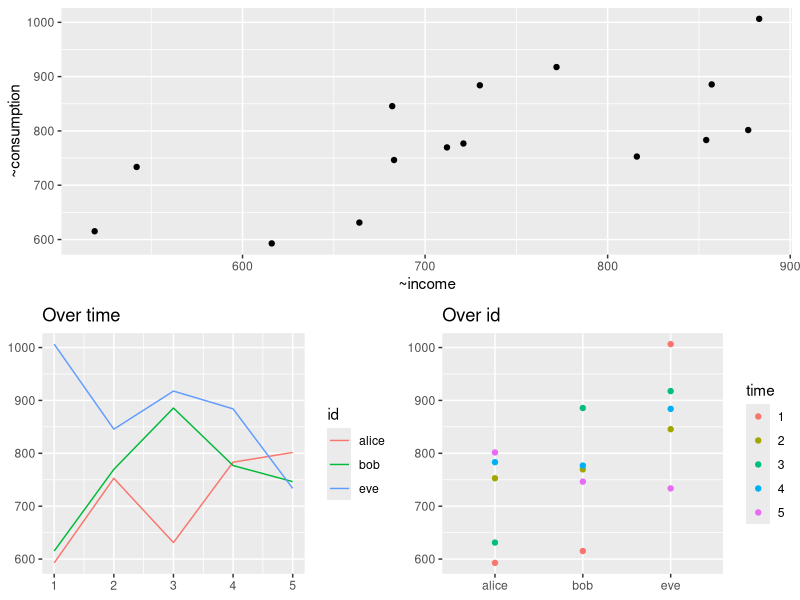
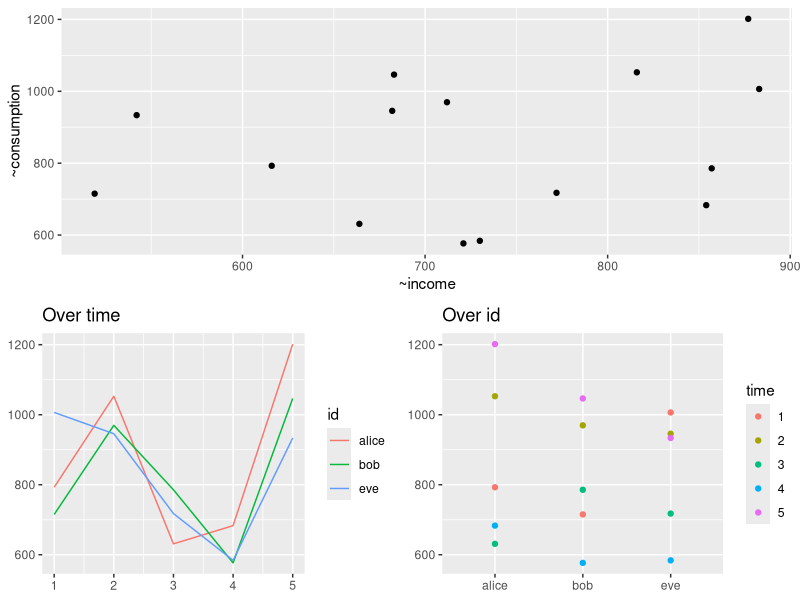
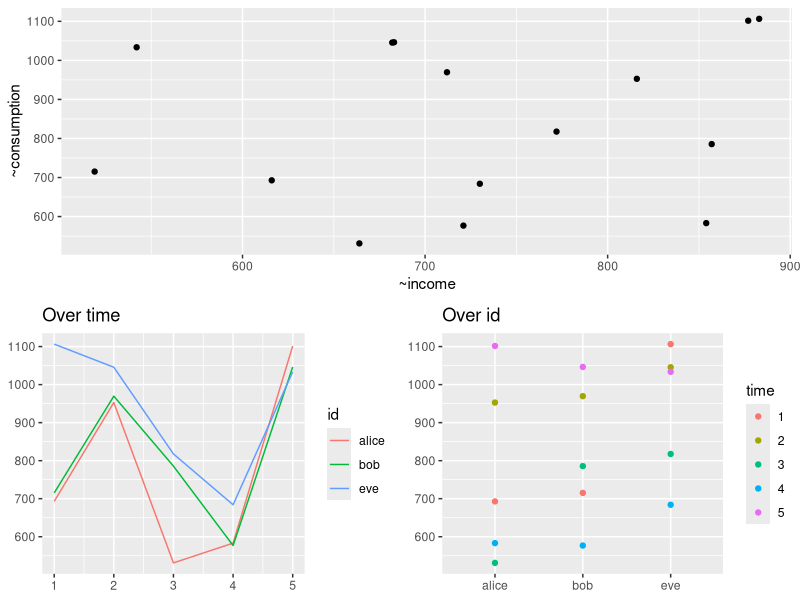
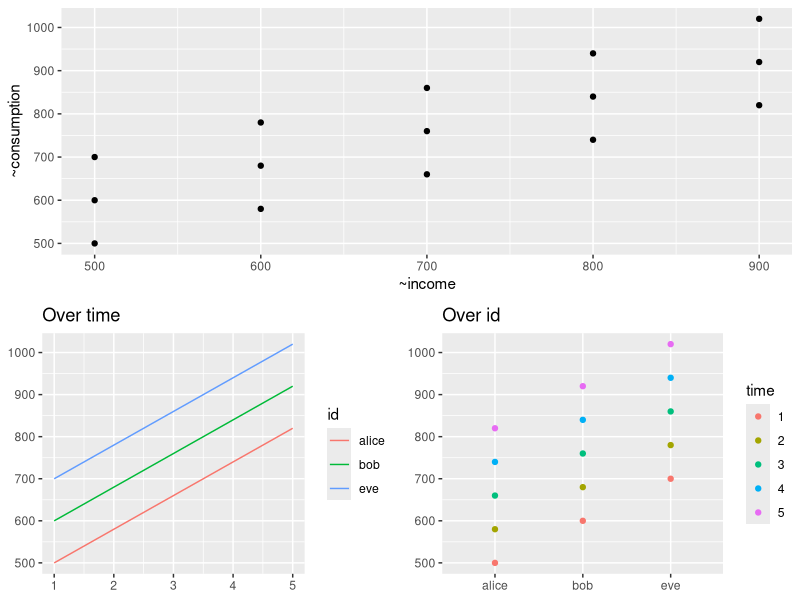

Write the R code that produced these figures, in order.
## ---- chunk 1
knitr::opts_chunk$set(echo = FALSE, message = FALSE, warning = FALSE)
## ---- chunk 2

library(plm)

library(tidyverse)

library(ggplot2)

library(cowplot)

library(glue)

## ---- chunk 3

plot_panel_data = function(panel_df, x_var, y_var){
  
  time_plot = panel_df %>% 
  ggplot(aes(x = as.numeric(time), y = {{y_var}}, color = id)) + 
  geom_line() + 
  xlab(NULL) + ylab(NULL) + ggtitle("Over time")

id_plot = panel_df %>%
  ggplot(aes(x = id, y = {{y_var}}, color = time)) +
  geom_point() +
  xlab(NULL) + ylab(NULL) + ggtitle("Over id")

xy_plot = panel_df %>%
  ggplot(aes(x = {{x_var}}, y = {{y_var}})) +
  geom_point() +
  xlab(vars({{x_var}})) + ylab((vars({{y_var}})))

lower_panel = plot_grid(time_plot, id_plot)
  
panel_plot = plot_grid(xy_plot,lower_panel,nrow = 2) 

print(panel_plot)


}

## ---- chunk 4

set.seed(123)

cross_section_case = list()

coef_list = list(
  alice = list(int = 100, mpc = 0.8),
  bob = list(int = 200, mpc = 0.8),
  eve  = list(int = 300, mpc = 0.8)
)

cross_section_case$reg_data = coef_list %>% 
  map_dfr(function(temp_ind){
    
    temp_data = tibble(income = ceiling(runif(5,500,900))) %>% 
      mutate(consumption = temp_ind$int + temp_ind$mpc * income) %>% 
      rownames_to_column(var = "time")
    
    return(temp_data)

  },.id = "id")

rm(coef_list)


## ---- chunk 5

plot_panel_data(cross_section_case$reg_data,x_var = income, y_var = consumption)


## ---- chunk 6

cross_section_case$formula = formula("consumption ~ income")

cross_section_case$lm = lm(formula = cross_section_case$formula,
                      data = cross_section_case$reg_data)

cross_section_case$pooling_reg = plm(
  formula = formula(cross_section_case$formula),
  data = cross_section_case$reg_data,
  index = c("id", "time"),
  model = "pooling"
)

cross_section_case$individual_reg = plm(
  formula = formula(cross_section_case$formula),
  data = cross_section_case$reg_data,
  index = c("id", "time"),
  model = "within",
  effect = "individual"
)


## ---- chunk 7

all.equal(coefficients(cross_section_case$pooling_reg)[2],
          coefficients(cross_section_case$individual_reg))

## ---- chunk 8

cross_section_case$demean_reg = cross_section_case$reg_data %>% 
  group_by(id) %>% 
  mutate(across(c(income, consumption), ~. - mean(.))) %>% 
  lm(formula = cross_section_case$formula, data = .)

cross_section_case$dummy_reg = cross_section_case$reg_data %>% 
  lm(formula = "consumption ~ income + id", data = .)



## ---- chunk 9

all.equal(coefficients(cross_section_case$demean_reg)[2],
          coefficients(cross_section_case$dummy_reg)[2],
          coefficients(cross_section_case$individual_reg))

## ---- chunk 10

set.seed(123)

time_case = list()

coef_list = list(
  alice = list(int = 200, mpc = 0.8),
  bob = list(int = 200, mpc = 0.8),
  eve  = list(int = 200, mpc = 0.8)
)

time_case$reg_data = coef_list %>% 
  map_dfr(function(temp_ind){
    
    temp_data = tibble(income = ceiling(runif(5,500,900))) %>% 
      mutate(consumption = temp_ind$int + temp_ind$mpc * income) %>% 
      rownames_to_column(var = "time")
    
    return(temp_data)

  },.id = "id") %>% 
  mutate(consumption = case_when(time == 1 ~ consumption + 100,
                                 time == 2 ~ consumption + 200,
                                 time == 3 ~ consumption - 100,
                                 time == 4 ~ consumption - 200,
                                 time == 5 ~ consumption + 300))

rm(coef_list)


## ---- chunk 11

plot_panel_data(time_case$reg_data,x_var = income, y_var = consumption)


## ---- chunk 12

time_case$formula = formula("consumption ~ income")

time_case$lm = lm(formula = time_case$formula,
                      data = time_case$reg_data)

time_case$pooling_reg = plm(
  formula = formula(time_case$formula),
  data = time_case$reg_data,
  index = c("id", "time"),
  model = "pooling"
)

time_case$time_reg = plm(
  formula = formula(time_case$formula),
  data = time_case$reg_data,
  index = c("id", "time"),
  model = "within",
  effect = "time"
)


## ---- chunk 13

all.equal(coefficients(time_case$pooling_reg)[2],
          coefficients(time_case$time_reg))

## ---- chunk 14

time_case$demean_reg = time_case$reg_data %>% 
  group_by(time) %>% 
  mutate(across(c(income, consumption), ~. - mean(.))) %>% 
  lm(formula = time_case$formula, data = .)

time_case$dummy_reg = time_case$reg_data %>% 
  lm(formula = "consumption ~ income + time", data = .)



## ---- chunk 15

all.equal(coefficients(time_case$demean_reg)[2],
          coefficients(time_case$dummy_reg)[2],
          coefficients(time_case$time_reg))

## ---- chunk 16

set.seed(123)

cross_section_time_case = list()

coef_list = list(
  alice = list(int = 100, mpc = 0.8),
  bob = list(int = 200, mpc = 0.8),
  eve  = list(int = 300, mpc = 0.8)
)

cross_section_time_case$reg_data = coef_list %>% 
  map_dfr(function(temp_ind){
    
    temp_data = tibble(income = ceiling(runif(5,500,900))) %>% 
      mutate(consumption = temp_ind$int + temp_ind$mpc * income) %>% 
      rownames_to_column(var = "time")
    
    return(temp_data)

  },.id = "id") %>% 
  mutate(consumption = case_when(time == 1 ~ consumption + 100,
                                 time == 2 ~ consumption + 200,
                                 time == 3 ~ consumption - 100,
                                 time == 4 ~ consumption - 200,
                                 time == 5 ~ consumption + 300))

rm(coef_list)


## ---- chunk 17

plot_panel_data(cross_section_time_case$reg_data,
                x_var = income,
                y_var = consumption)


## ---- chunk 18

cross_section_time_case$formula = formula("consumption ~ income")

cross_section_time_case$lm = lm(formula = cross_section_time_case$formula,
                      data = cross_section_time_case$reg_data)

cross_section_time_case$pooling_reg = plm(
  formula = formula(cross_section_time_case$formula),
  data = cross_section_time_case$reg_data,
  index = c("id", "time"),
  model = "pooling"
)

cross_section_time_case$fe_reg = plm(
  formula = formula(cross_section_time_case$formula),
  data = cross_section_time_case$reg_data,
  index = c("id", "time"),
  model = "within",
  effect = "twoways"
)


## ---- chunk 19

all.equal(coefficients(cross_section_time_case$pooling_reg)[2],
          coefficients(cross_section_time_case$fe_reg))

## ---- chunk 20

cross_section_time_case$demean_reg = cross_section_time_case$reg_data %>% 
  group_by(time) %>% 
  mutate(across(c(income, consumption), ~. - mean(.))) %>%
  group_by(id) %>% 
  mutate(across(c(income, consumption), ~. - mean(.))) %>% 
  lm(formula = cross_section_time_case$formula, data = .)

cross_section_time_case$dummy_reg = cross_section_time_case$reg_data %>% 
  lm(formula = "consumption ~ income + id + time", data = .)



## ---- chunk 21

all.equal(coefficients(cross_section_time_case$demean_reg)[2],
          coefficients(cross_section_time_case$dummy_reg)[2],
          coefficients(cross_section_time_case$fe_reg))

## ---- chunk 22

coef_list = list(
  alice = list(int = 100, mpc = 0.8),
  bob = list(int = 200, mpc = 0.8),
  eve  = list(int = 300, mpc = 0.8)
)

cross_fe_data = coef_list %>% 
  map_dfr(function(temp_ind){
    
    temp_data = tibble(income = ceiling(runif(5,500,900))) %>% 
      mutate(consumption = temp_ind$int + temp_ind$mpc * income) %>% 
      rownames_to_column(var = "time")
    
    return(temp_data)

  },.id = "id") %>% 
  mutate(id_fe = if_else(id == "bob",1,0)) %>% 
  mutate(time_fe = if_else(time == 3,1,0)) %>%
  mutate(consumption = consumption + 300 * id_fe) %>% 
  mutate(consumption = consumption - 0.2 * income * time_fe)

rm(coef_list)


## ---- chunk 23

lm_reg = lm(
  formula = formula("consumption ~ income*id_fe + income*time_fe + id + time"),
  data = cross_fe_data
)

plm_reg = plm(
  formula = formula("consumption ~ income*id_fe + income*time_fe"),
  data = cross_fe_data,
  index = c("id", "time"),
  model = "within",
  effect = "twoways"
)


## ---- chunk 24

all.equal(coefficients(lm_reg)[c("income","income:id_fe","income:time_fe")],
          coefficients(plm_reg)[c("income","income:id_fe","income:time_fe")])

## ---- chunk 25

cross_section_degenerate_case = list()

coef_list = list(
  alice = list(int = 100, mpc = 0.8),
  bob = list(int = 200, mpc = 0.8),
  eve  = list(int = 300, mpc = 0.8)
)

cross_section_degenerate_case$reg_data = coef_list %>% 
  map_dfr(function(temp_ind){
    
    temp_data = tibble(income = seq(from = 500, to = 900, by = 100)) %>% 
      mutate(consumption = temp_ind$int + temp_ind$mpc * income) %>% 
      rownames_to_column(var = "time")
    
    return(temp_data)

  },.id = "id")

rm(coef_list)


## ---- chunk 26

plot_panel_data(cross_section_degenerate_case$reg_data,x_var = income, y_var = consumption)


## ---- chunk 27

cross_section_degenerate_case$formula = formula("consumption ~ income")

cross_section_degenerate_case$lm = lm(formula = cross_section_degenerate_case$formula,
                      data = cross_section_degenerate_case$reg_data)

cross_section_degenerate_case$pooling_reg = plm(
  formula = formula(cross_section_degenerate_case$formula),
  data = cross_section_degenerate_case$reg_data,
  index = c("id", "time"),
  model = "pooling"
)

cross_section_degenerate_case$individual_reg = plm(
  formula = formula(cross_section_degenerate_case$formula),
  data = cross_section_degenerate_case$reg_data,
  index = c("id", "time"),
  model = "within",
  effect = "individual"
)


## ---- chunk 28

all.equal(coefficients(cross_section_degenerate_case$pooling_reg)[2],
          coefficients(cross_section_degenerate_case$individual_reg))
